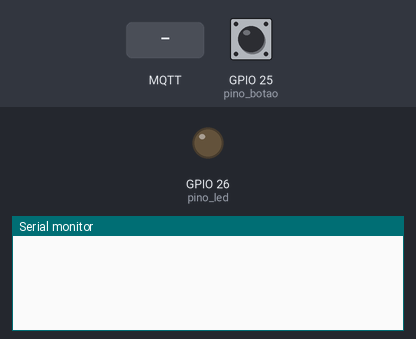
A sketch run on a simulated ESP32. On the bench: output pins drawn as LEDs (lit = HIGH), the last lines printed to the serial monitor. The test bench sets the inputs (shaded band); at power-on: GPIO 25 (pino_botao) LOW. No MQTT or app messages arrive unless stated.

Above: at 2.8 s.
2.9 s: MQTT message "status" arrives on the first subscribed topic
At 4.2 s:
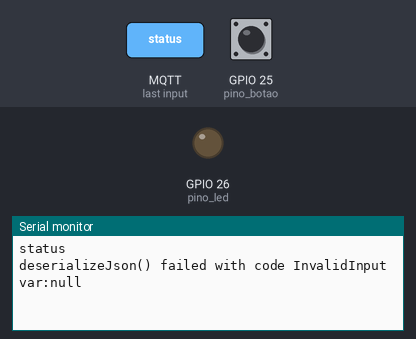
4.5 s: MQTT message "false" arrives on the first subscribed topic
At 5.8 s:
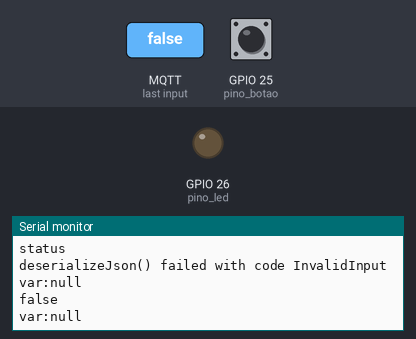
6.5 s: MQTT message "1" arrives on the first subscribed topic
At 7.4 s:
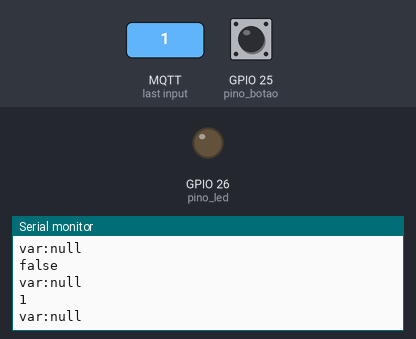

The sketch:

tagoio.ino
```cpp
//exemplo base
//referência: https://raw.githubusercontent.com/vinicius0082/esp32-tagoIO/main/exemplos/mpu_esp32_mqtt_tagoIO


//Envio de Dados para tagoIO via MQTT

#include <ArduinoJson.h>
#include "EspMQTTClient.h"

//pinos de entrada e saída
const int pino_botao = 25; //input
const int pino_led = 26; //output

//variáveis para Json
char json_btn[100];

//variáveis internas
int valor_btn;


//configurações da conexão MQTT
EspMQTTClient client
(
  "FIESC_IOT", //nome da sua rede Wi-Fi
  "C6qnM4ag81", //senha da sua rede Wi-Fi
  "mqtt.tago.io",  // MQTT Broker server ip padrão da tago
  "Token",   // username
  "98d21dee-229a-43c4-943b-cfdab7e683b2",   // Código do Token
  "TestClient",     // Client name that uniquely identify your device
  1883              // The MQTT port, default to 1883. this line can be omitted
);

//EspMQTTClient client("FIESC_IOT", "C6qnM4ag81", "mqtt.tago.io", "Token", "a69fcc1e-31f3-4d0c-9fbe-cf23c920ec6b", "TestClient", 1883 );

//configuração dos pinos
void setup()
{
  Serial.begin(115200);
  //configurações dos pinos
  pinMode(pino_botao, INPUT); //configura o pino como entrada
  pinMode(pino_led, OUTPUT); //configura o pino como entrada
  digitalWrite(pino_botao, HIGH); //ativa pull-up no pino de entrada
}


void leitura_sinais()
{
  valor_btn = digitalRead(pino_botao);
}

void converte_json()
{
  StaticJsonDocument<300> sjson_btn;

  sjson_btn["variable"] = "botao";
  sjson_btn["value"] = valor_btn;
  serializeJson(sjson_btn, json_btn);
}

void envia_msg()
{
  client.publish("/botao", json_btn); // You can activate the retain flag by setting the third parameter to true
}

//loop do programa
void loop()
{
  leitura_sinais();
  converte_json();
  envia_msg();

  delay(1000);

  client.loop();
}

void processa_msg(const String payload)
{
  StaticJsonDocument<300> msg;

  DeserializationError err = deserializeJson(msg, payload);
  if (err) {
    Serial.print(F("deserializeJson() failed with code "));
    Serial.println(err.f_str());
  }
  Serial.print("var:");
  String var = msg["variable"];
  Serial.println(var);
  if(var == "status")
  {
    Serial.print("value:");
    String val = msg["value"];
    Serial.println(val);
    if(val == "false")
      digitalWrite(pino_led, LOW);
    else
      digitalWrite(pino_led, HIGH);
  }

}

// This function is called once everything is connected (Wifi and MQTT)
// WARNING : YOU MUST IMPLEMENT IT IF YOU USE EspMQTTClient
void onConnectionEstablished()
{
   client.subscribe("node/status", [] (const String &payload)  {
   Serial.println(payload);
   processa_msg(payload);
  });
}
```

Measured:
- after the input at 2.9 s, the serial monitor: prints a new line after 0.10 s (image 1)
- after the input at 4.5 s, the serial monitor: prints a new line after 0.51 s (image 2)
- after the input at 6.5 s, the serial monitor: prints a new line after 0.51 s (image 3)
